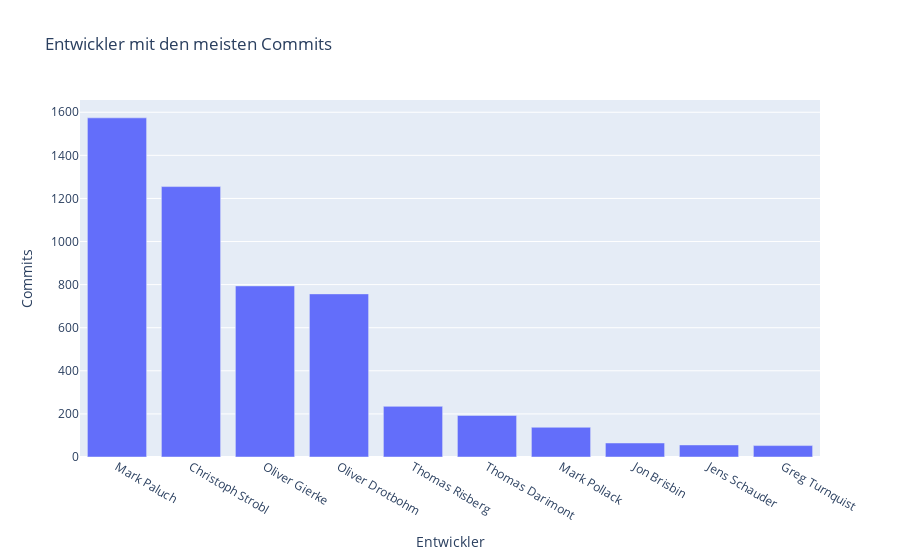

The notebook cell saved with this chart:
### Code cell
authorsByCommitCount = %cypher MATCH (a:Author)-[:COMMITTED]->(c:Commit), \
                                 (c)-[:CONTAINS_CHANGE]->(:Change)-[:MODIFIES]->(file:File) \
                           WHERE NOT c:Merge AND NOT a.name STARTS WITH "Spring" \
                           WITH a, count(DISTINCT c) AS Commits \
                           WHERE Commits > 1 \
                           RETURN a.name as Entwickler, Commits \
                           ORDER BY Commits DESC LIMIT 10
                            

authorsByCommitCount_df = authorsByCommitCount.get_dataframe()
fig = px.fig = px.bar(authorsByCommitCount_df, x='Entwickler', y='Commits', title='Entwickler mit den meisten Commits')
fig.show()

### Figure 1 — Plotly figure (JSON) as saved in the notebook; plotly's stock layout.template omitted (floating-point values rounded to 4 significant figures)
{"data": [{"alignmentgroup": "True", "hovertemplate": "Entwickler=%{x}<br>Commits=%{y}<extra></extra>", "legendgroup": "", "marker": {"color": "#636efa", "pattern": {"shape": ""}}, "name": "", "offsetgroup": "", "orientation": "v", "showlegend": false, "textposition": "auto", "type": "bar", "x": ["Mark Paluch", "Christoph Strobl", "Oliver Gierke", "Oliver Drotbohm", "Thomas Risberg", "Thomas Darimont", "Mark Pollack", "Jon Brisbin", "Jens Schauder", "Greg Turnquist"], "xaxis": "x", "y": [1574, 1255, 794, 757, 235, 193, 138, 65, 56, 53], "yaxis": "y"}], "layout": {"barmode": "relative", "legend": {"tracegroupgap": 0}, "title": {"text": "Entwickler mit den meisten Commits"}, "xaxis": {"anchor": "y", "domain": [0, 1], "title": {"text": "Entwickler"}}, "yaxis": {"anchor": "x", "domain": [0, 1], "title": {"text": "Commits"}}}}
